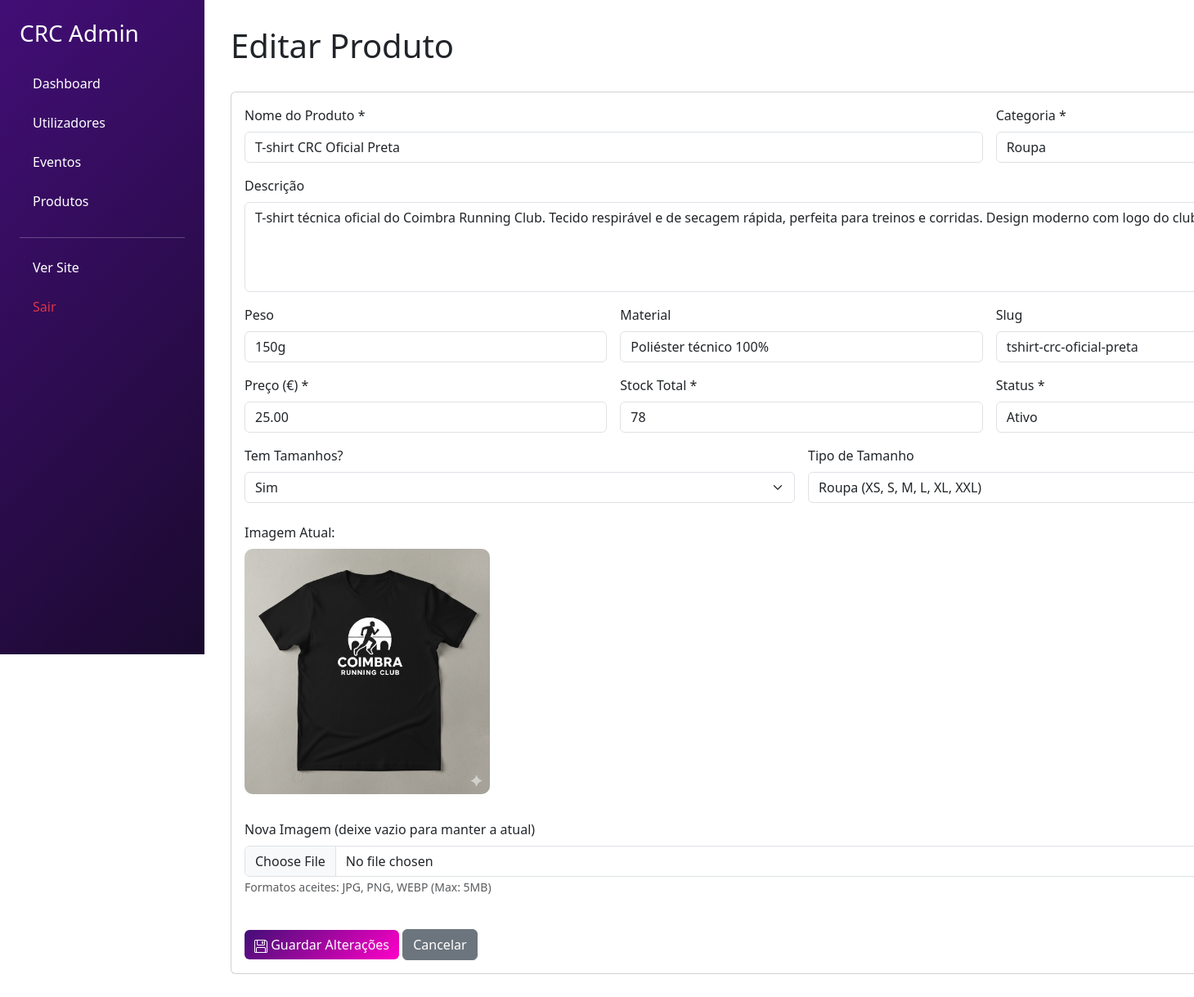
Page /admin/editar_produto.php?id=1 (signed in) on the committed database.
### tables this page shows
CREATE TABLE IF NOT EXISTS `produto` (
  `id_produto` int NOT NULL AUTO_INCREMENT,
  `nome` varchar(255) NOT NULL,
  `descricao` text,
  `categoria` enum('roupa','acessorios','equipamento','outros') DEFAULT 'roupa',
  `preco` decimal(10,2) NOT NULL,
  `imagem` varchar(255) DEFAULT NULL,
  `stock_total` int DEFAULT '0',
  `tem_tamanhos` tinyint(1) DEFAULT '0',
  `tipo_tamanho` enum('roupa','calcado','unico','numerico') DEFAULT 'unico',
  `material` varchar(255) DEFAULT NULL,
  `peso` varchar(50) DEFAULT NULL,
  `slug` varchar(255) DEFAULT NULL,
  `status` enum('ativo','inativo','esgotado') DEFAULT 'ativo',
  `visivel` tinyint(1) DEFAULT '1',
  `data_criacao` timestamp NULL DEFAULT CURRENT_TIMESTAMP,
  `data_atualizacao` timestamp NULL DEFAULT CURRENT_TIMESTAMP ON UPDATE CURRENT_TIMESTAMP,
  PRIMARY KEY (`id_produto`),
  UNIQUE KEY `slug` (`slug`),
  KEY `idx_categoria` (`categoria`),
  KEY `idx_status` (`status`),
  KEY `idx_preco` (`preco`),
  KEY `idx_slug` (`slug`)
);

### admin/editar_produto.php (the view, shortened to what this page needs)
<?php
require_once '../includes/db_connect.php';
$id_produto = isset($_GET['id']) ? intval($_GET['id']) : 0;
$stmt = $conn->prepare("SELECT * FROM produto WHERE id_produto = ?");
$stmt->bind_param("i", $id_produto);
$stmt->execute();
$result = $stmt->get_result();
$produto = $result->fetch_assoc();
?>
<!DOCTYPE html>
<html lang="pt-pt">
<head>
    <link href="https://cdn.jsdelivr.net/npm/bootstrap@5.3.2/dist/css/bootstrap.min.css" rel="stylesheet">
</head>
<body>
    <div class="container-fluid">
        <div class="row">
            <?php include 'includesadm/adminsidebar.php'; ?>
            <div class="main-content">
                <div class="d-flex justify-content-between align-items-center mb-4">
                    <h1>Editar Produto</h1>
                </div>
                <div class="card">
                    <div class="card-body">
                        <form action="processar_produto.php" method="POST" enctype="multipart/form-data">
                            <div class="row g-3">
                                <div class="col-md-8">
                                    <label class="form-label">Nome do Produto *</label>
                                    <input type="text" class="form-control" name="nome" value="<?php echo htmlspecialchars($produto['nome']); ?>" required>
                                </div>
                                <div class="col-md-4">
                                    <label class="form-label">Categoria *</label>
                                    <select class="form-select" name="categoria" required>
                                        <option value="roupa" <?php echo $produto['categoria'] == 'roupa' ? 'selected' : ''; ?>>Roupa</option>
                                    </select>
                                </div>
                                <div class="col-12">
                                    <label class="form-label">Descrição</label>
                                    <textarea class="form-control" name="descricao" rows="4"><?php echo htmlspecialchars($produto['descricao']); ?></textarea>
                                </div>
                                <div class="col-md-4">
                                    <label class="form-label">Peso</label>
                                    <input type="text" class="form-control" name="peso" value="<?php echo htmlspecialchars($produto['peso']); ?>" placeholder="g ou ml">
                                </div>
                                <div class="col-md-4">
                                    <label class="form-label">Material</label>
                                    <input type="text" class="form-control" name="material" value="<?php echo htmlspecialchars($produto['material']); ?>" placeholder="Material">
                                </div>
                                <div class="col-md-4">
                                    <label class="form-label">Slug</label>
                                    <input type="text" class="form-control" name="slug" value="<?php echo htmlspecialchars($produto['slug']); ?>" placeholder="Slug">
                                </div>
                                <div class="col-md-4">
                                    <label class="form-label">Preço (€) *</label>
                                    <input type="number" step="0.01" class="form-control" name="preco" value="<?php echo $produto['preco']; ?>" required>
                                </div>
                                <div class="col-md-4">
                                    <label class="form-label">Stock Total *</label>
                                    <input type="number" class="form-control" name="stock_total" value="<?php echo $produto['stock_total']; ?>" required>
                                </div>
                                <div class="col-md-4">
                                    <label class="form-label">Status *</label>
                                    <select class="form-select" name="status" required>
                                        <option value="ativo" <?php echo $produto['status'] == 'ativo' ? 'selected' : ''; ?>>Ativo</option>
                                    </select>
                                </div>
                                <div class="col-md-6">
                                    <label class="form-label">Tem Tamanhos?</label>
                                    <select class="form-select" name="tem_tamanhos" id="temTamanhos">
                                        <option value="1" <?php echo $produto['tem_tamanhos'] ? 'selected' : ''; ?>>Sim</option>
                                    </select>
                                </div>
                                <div class="col-md-6" id="tipoTamanhoDiv" style="display: <?php echo $produto['tem_tamanhos'] ? 'block' : 'none'; ?>;">
                                    <label class="form-label">Tipo de Tamanho</label>
                                    <select class="form-select" name="tipo_tamanho">
                                        <option value="roupa" <?php echo $produto['tipo_tamanho'] == 'roupa' ? 'selected' : ''; ?>>Roupa (XS, S, M, L, XL, XXL)</option>
                                    </select>
                                </div>
                                <div class="col-12 mt-4">
                                    <label class="form-label">Imagem Atual:</label><br>
                                    <img src="../<?php echo htmlspecialchars($produto['imagem']); ?>" alt="Imagem atual" class="current-image">
                                </div>
                                <div class="col-12">
                                    <label class="form-label">Nova Imagem (deixe vazio para manter a atual)</label>
                                    <input type="file" class="form-control" name="imagem" accept="image/*">
                                    <small class="text-muted">Formatos aceites: JPG, PNG, WEBP (Max: 5MB)</small>
                                </div>
                            </div>
                            <div class="mt-4">
                                <button type="submit" class="btn btn-primary"> Guardar Alterações</button>
                                <a href="produtos.php" class="btn btn-secondary">Cancelar</a>
                            </div>
                        </form>
                    </div>
                </div>
            </div>
        </div>
    </div>
</body>
</html>

### admin/editar_produto.php (style rules this page uses)
:root { --primary: #420e76; --accent: #FF00C8; }
.main-content { margin-left: 250px; padding: 2rem; }
.btn-primary { background: linear-gradient(135deg, var(--primary) 0%, var(--accent) 100%); border: none; }
.current-image { max-width: 300px; border-radius: 10px; margin-bottom: 15px; }

### rows in the picture
produto: nome "T-shirt CRC Oficial Preta", categoria "Roupa", descricao "T-shirt técnica oficial do Coimbra Running Club. Tecido respirável e de secagem rápida, perfeita para treinos e corridas. Design moderno com logo do clube estampado.", peso "150g", material "Poliéster técnico 100%", slug "tshirt-crc-oficial-preta", preco "25.00", stock_total "78", status "Ativo", tem_tamanhos "Sim", tipo_tamanho "Roupa (XS, S, M, L, XL, XXL)", imagem (picture)
